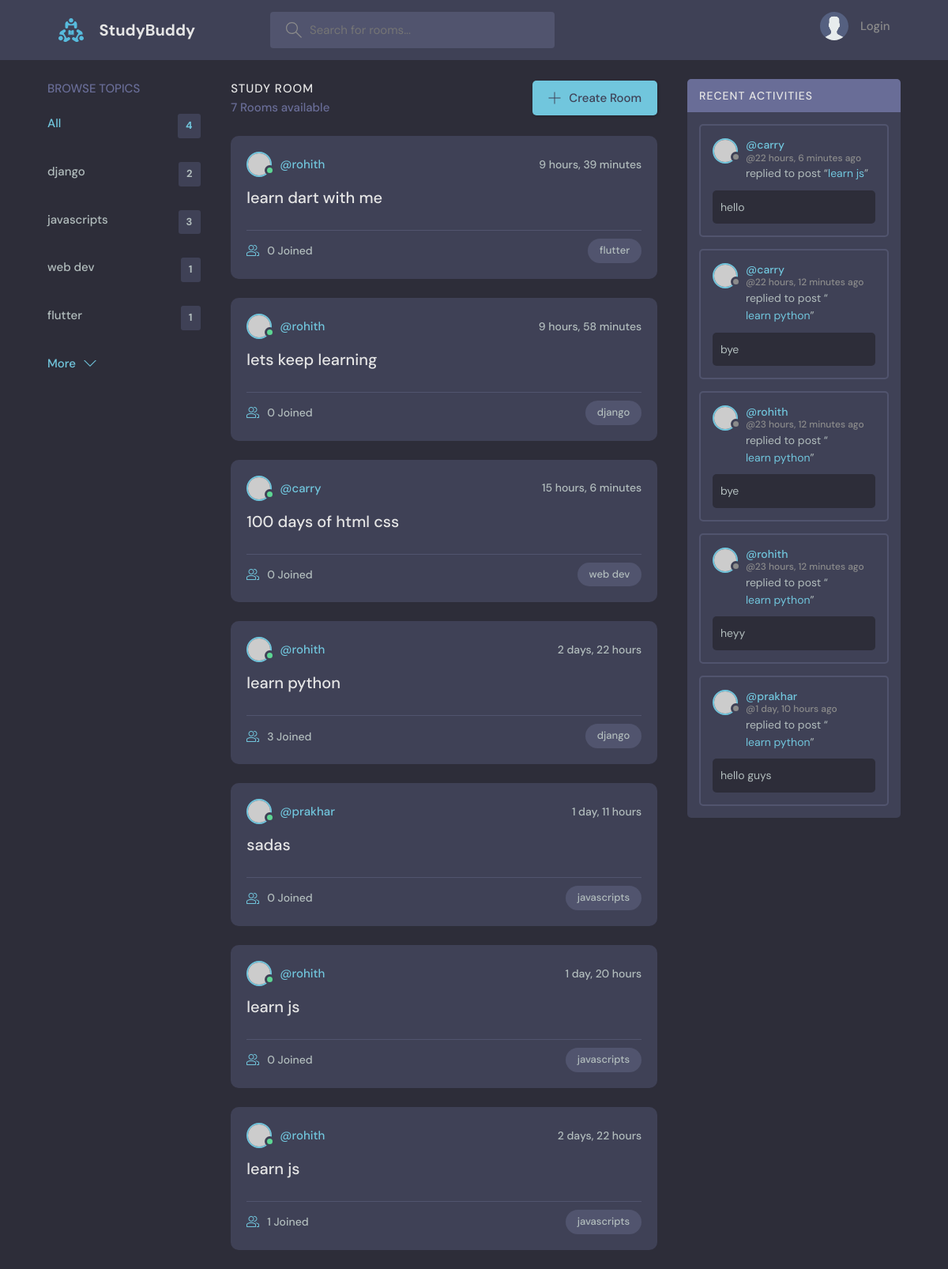
The page / on the database its author committed.
### base/models.py (models this page shows, shortened)
class Topic(models.Model):
    name = models.CharField(max_length = 200)

class Room(models.Model):
    host = models.ForeignKey(User,on_delete = models.SET_NULL,null = True)
    topic = models.ForeignKey(Topic,on_delete = models.SET_NULL,null = True)
    name = models.CharField(max_length = 200)
    description = models.TextField(null = True,blank =True)
    participants = models.ManyToManyField(User,related_name = 'participants',blank = True)
    updated = models.DateTimeField(auto_now = True)
    created = models.DateTimeField(auto_now_add=True)
    class Meta:
        ordering = ['-updated','-created']
    def __str__(self):
        return self.name

class  Message(models.Model):
    user = models.ForeignKey(User,on_delete=models.CASCADE)
    room = models.ForeignKey(Room,on_delete = models.CASCADE)
    body = models.TextField()
    updated = models.DateTimeField(auto_now = True)
    created = models.DateTimeField(auto_now_add=True)
    class Meta:
        ordering = ['-updated','-created']

### base/views.py (the view)
# urls.py: path('',views.home,name="home"),
def home(request):
    q = request.GET.get('q') if request.GET.get('q') != None else ''
    rooms = Room.objects.filter(
        Q(topic__name__icontains = q) |
        Q(name__icontains = q) |
        Q(description__icontains =q)
        )
    topics = Topic.objects.all()
    rooms_count = rooms.count()
    room_messages = Message.objects.filter(Q(room__topic__name__icontains=q))
    context = {'rooms':rooms,'topics': topics,'rooms_count':rooms_count,'room_messages':room_messages}
    return render(request,'base/home.html',context)

### base/templates/base/home.html (shortened to what this page needs)
{%extends 'main.html' %}
{%block content%}
    <main class="layout layout--3">
      <div class="container">
        {%include 'base/topics_components.html'%}
        <div class="roomList">
          <div class="roomList__header">
            <div>
              <h2>Study Room</h2>
              <p>{{rooms_count}} Rooms available</p>
            </div>
            <a class="btn btn--main" href="{%url 'create-room'%}">
              <svg version="1.1" xmlns="http://www.w3.org/2000/svg" width="32" height="32" viewBox="0 0 32 32">
                <title>add</title>
                <path
                  d="M16.943 0.943h-1.885v14.115h-14.115v1.885h14.115v14.115h1.885v-14.115h14.115v-1.885h-14.115v-14.115z"
                ></path>
              </svg>
              Create Room
            </a>
          </div>
          {%include 'base/feed_components.html' %}
        </div>
        {%include 'base/activity_component.html'%}
      </div>
    </main>
{%endblock%}

### base/templates/base/topics_components.html
<div class="topics">
    <div class="topics__header">
      <h2>Browse Topics</h2>
    </div>
    <ul class="topics__list">
      <li>
        <a href="{%url 'home'%}" class="active">All <span>{{topics.count}}</span></a>
      </li>
      {%for topic in topics%}
      <li>
        <a href="{% url 'home'%}?q={{topic.name}}">{{topic.name}} <span>{{topic.room_set.all.count}}</span></a>
      </li>
      {%endfor%}
    </ul>
    <a class="btn btn--link" href="topics.html">
      More
      <svg version="1.1" xmlns="http://www.w3.org/2000/svg" width="32" height="32" viewBox="0 0 32 32">
        <title>chevron-down</title>
        <path d="M16 21l-13-13h-3l16 16 16-16h-3l-13 13z"></path>
      </svg>
    </a>
  </div>

### base/templates/base/feed_components.html (shortened to what this page needs)
{%for room in rooms%}
<div class="roomListRoom">
    <div class="roomListRoom__header">
      <a href="{% url 'user-profile' room.host.id %}" class="roomListRoom__author">
        <div class="avatar avatar--small active">
          <img src="https://randomuser.me/api/portraits/men/11.jpg" />
        </div>
        <span>@{{room.host.username}}</span>
      </a>
      <div class="roomListRoom__actions">
        <span>{{room.created|timesince}}</span>
      </div>
    </div>
    <div class="roomListRoom__content">
      <a href="{% url 'room' room.id %}">{{room.name}}</a>
    </div>
    <div class="roomListRoom__meta">
      <a class="roomListRoom__joined" href = "{% url 'room' room.id %}">
        {{room.participants.all.count}} Joined
      </a>
      <p class="roomListRoom__topic">{{room.topic.name}}</p>
    </div>
  </div>
{% endfor %}

### base/templates/base/activity_component.html (shortened to what this page needs)
<div class="activities">
    <div class="activities__header">
      <h2>Recent Activities</h2>
    </div>
    {%for message in room_messages%}
    <div class="activities__box">
      <div class="activities__boxHeader roomListRoom__header">
        <a href="{% url 'user-profile' message.user.id %}" class="roomListRoom__author">
          <div class="avatar avatar--small">
            <img src="https://randomuser.me/api/portraits/women/11.jpg" />
          </div>
          <p>
            @{{message.user}}
            <span>@{{message.created|timesince}} ago</span>
          </p>
        </a>
      </div>
      <div class="activities__boxContent">
        <p>replied to post “<a href="{%url 'room' message.room.id %}">{{message.room}}</a>”</p>
        <div class="activities__boxRoomContent">
          {{message.body}}
        </div>
      </div>
    </div>
    {%endfor%}
  </div>

### rows shown on the page
Topic: name "django", room_set.all.count "2"
Topic: name "javascripts", room_set.all.count "3"
Topic: name "web dev", room_set.all.count "1"
Topic: name "flutter", room_set.all.count "1"
Room: host.username "rohith", created "9 hours, 39 minutes", name "learn dart with me", participants.all.count "0", topic.name "flutter"
Room: host.username "rohith", created "9 hours, 58 minutes", name "lets keep learning", participants.all.count "0", topic.name "django"
Room: host.username "carry", created "15 hours, 6 minutes", name "100 days of html css", participants.all.count "0", topic.name "web dev"
Room: host.username "rohith", created "2 days, 22 hours", name "learn python", participants.all.count "3", topic.name "django"
Room: host.username "prakhar", created "1 day, 11 hours", name "sadas", participants.all.count "0", topic.name "javascripts"
Room: host.username "rohith", created "1 day, 20 hours", name "learn js", participants.all.count "0", topic.name "javascripts"
Room: host.username "rohith", created "2 days, 22 hours", name "learn js", participants.all.count "1", topic.name "javascripts"
Message: user "carry", created "22 hours, 6 minutes", room "learn js", body "hello"
Message: user "carry", created "22 hours, 12 minutes", room "learn python", body "bye"
Message: user "rohith", created "23 hours, 12 minutes", room "learn python", body "bye"
Message: user "rohith", created "23 hours, 12 minutes", room "learn python", body "heyy"
Message: user "prakhar", created "1 day, 10 hours", room "learn python", body "hello guys"

### other values the page prints
{{ topics.count }} "4"
{{ rooms_count }} "7"
